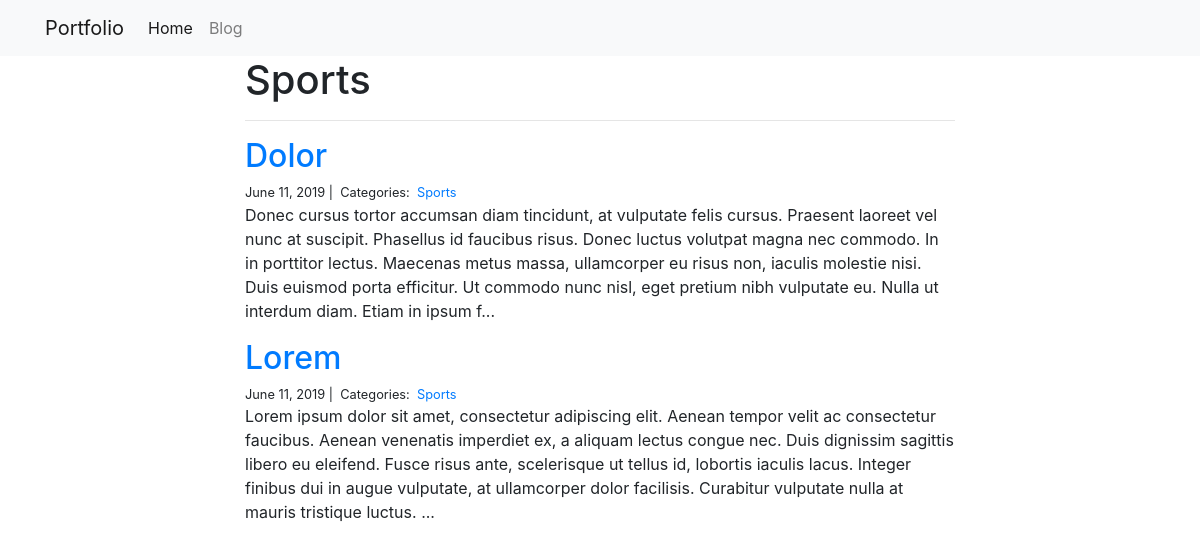
Screenshot of /blog/Sports/ with the database file from the repository.
### blog/models.py (models this page shows)
class Category(models.Model):
    name = models.CharField(max_length=20)

class Post(models.Model):
    title = models.CharField(max_length=255)
    body = models.TextField()
    created_on = models.DateTimeField(auto_now_add=True)
    last_modified = models.DateTimeField(auto_now=True)
    categories = models.ManyToManyField('Category', related_name='posts')

### blog/views.py (the view)
# urls.py: path("<category>/", views.blog_category, name="blog_category"),
def blog_category(request, category):
    posts = Post.objects.filter(
        categories__name__contains=category
    ).order_by(
        '-created_on'
    )
    context = {
        "category": category,
        "posts": posts
    }
    return render(request, "blog_category.html", context)

### blog/templates/blog_category.html
{% extends "base.html" %}
{% block page_content %}
<div class="col-md-8 offset-md-2">
    <h1>{{ category | title }}</h1>
    <hr>
    {% for post in posts %}
        <h2><a href="{% url 'blog_detail' post.pk%}">{{ post.title }}</a></h2>
        <small>
            {{ post.created_on.date }} |&nbsp;
            Categories:&nbsp;
            {% for category in post.categories.all %}
            <a href="{% url 'blog_category' category.name %}">
                {{ category.name }}
            </a>&nbsp;
            {% endfor %}
        </small>
        <p>{{ post.body | slice:":400" }}...</p>
    {% endfor %}
</div>
{% endblock %}

### rows the page displays
Category: name "Sports"
Post: title "Dolor", created_on "June 11, 2019", body "Donec cursus tortor accumsan diam tincidunt, at vulputate felis cursus. Praesent laoreet vel nunc at suscipit. Phasellus id faucibus risus. Donec luctus volutpat magna nec commodo. In in porttitor lectus. Maecenas metus massa, ullamcorper eu risus non, iaculis molestie nisi. Duis euismod porta efficitur. Ut commodo nunc nisl, eget pretium nibh vulputate eu. Nulla ut interdum diam. Etiam in ipsum f"
Post: title "Lorem", created_on "June 11, 2019", body "Lorem ipsum dolor sit amet, consectetur adipiscing elit. Aenean tempor velit ac consectetur faucibus. Aenean venenatis imperdiet ex, a aliquam lectus congue nec. Duis dignissim sagittis libero eu eleifend. Fusce risus ante, scelerisque ut tellus id, lobortis iaculis lacus. Integer finibus dui in augue vulputate, at ullamcorper dolor facilisis. Curabitur vulputate nulla at mauris tristique luctus."
